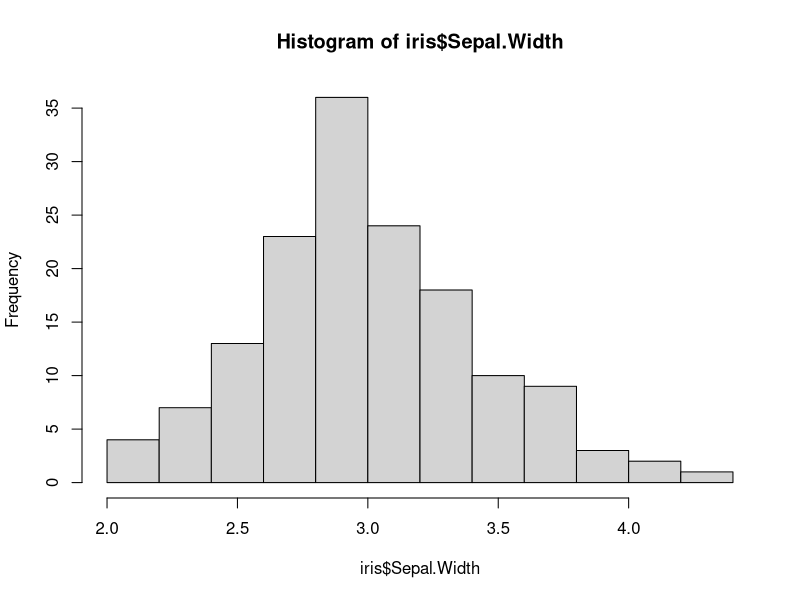
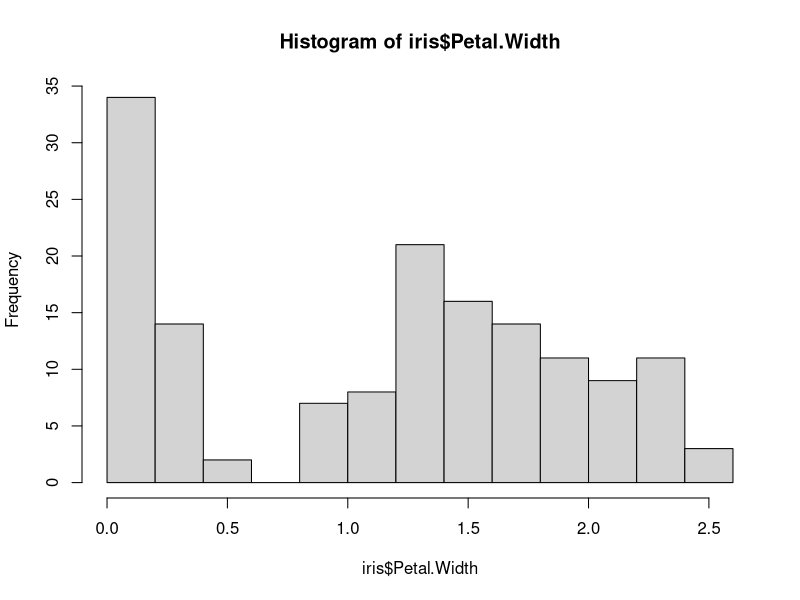
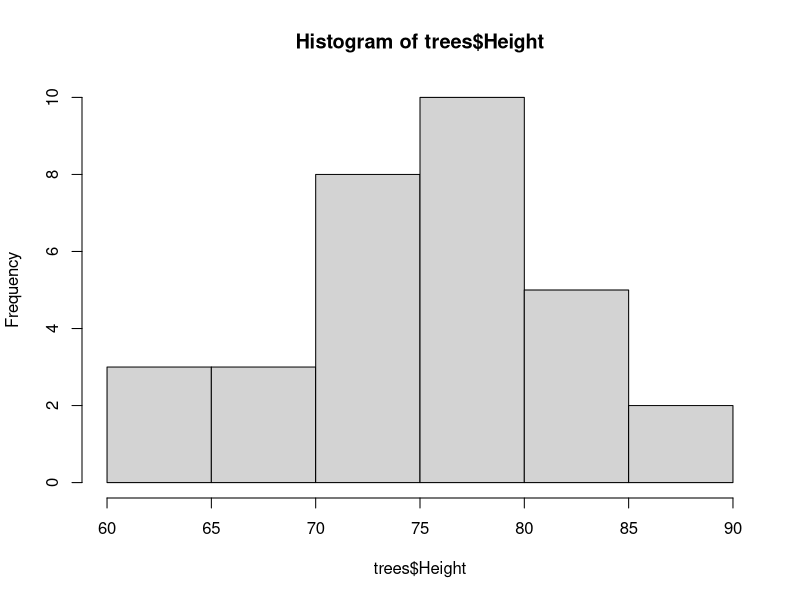
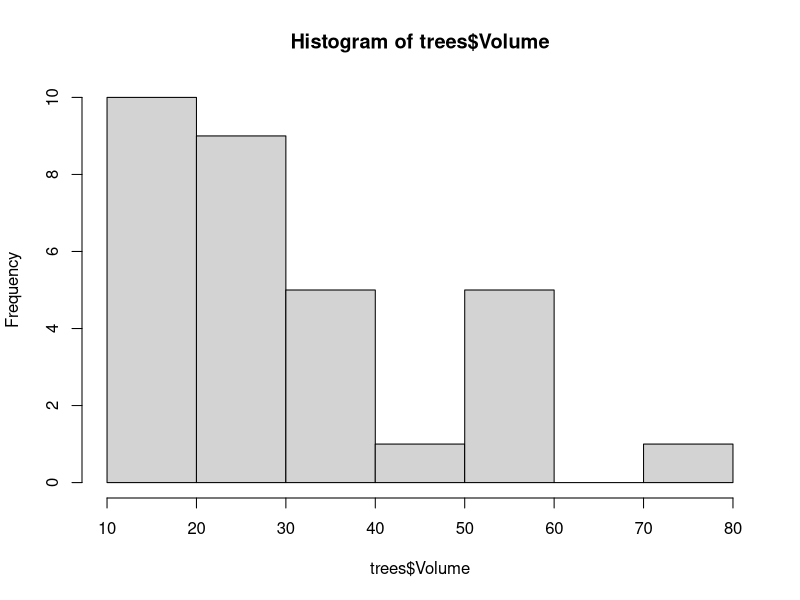
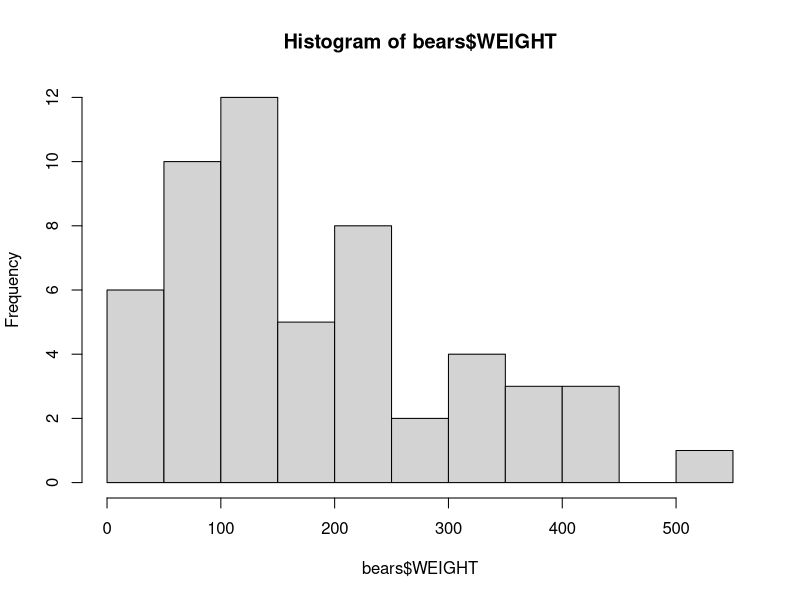

Recreate these plots in R, in order.
## ---- chunk 1
knitr::opts_chunk$set(echo = TRUE)
## ---- chunk 2
        str(iris)
## ---- chunk 3
        hist(iris$Sepal.Width)
## ---- chunk 4
        hist(iris$Petal.Width)
## ---- chunk 5
        mean(iris$Sepal.Width)
## ---- chunk 6
        var(iris$Sepal.Width)
        sd(iris$Sepal.Width)
## ---- chunk 7
        mean(iris$Petal.Width)
## ---- chunk 8
        var(iris$Petal.Width)
        sd(iris$Petal.Width)
## ---- chunk 9
        str(trees)
## ---- chunk 10
        hist(trees$Height)
## ---- chunk 11
        hist(trees$Volume)
## ---- chunk 12
        height.mean <- mean(trees$Height)
        height.var <- var(trees$Height)
## ---- chunk 13
        # The round() function is helpful if you don't want
        #   to display many decimal places
        volume.mean <- round(mean(trees$Volume), 3)
        volume.var <- round(var(trees$Volume), 3)
        volume.sd <- round(sd(trees$Volume), 3)
## ---- chunk 14
        # Note: this assumes the `bears.csv` file is in the same folder as this
        #   markdown file (*.Rmd). If the file is located elsewhere, the read.csv() 
        #   must be passed a path to the file
        bears <- read.csv("bears.csv")
        
        str(bears)
## ---- chunk 15
        table(bears$MONTH)
## ---- chunk 16
        hist(bears$WEIGHT)
## ---- chunk 17
        mean(bears$WEIGHT)
## ---- chunk 18
        median(bears$WEIGHT)
## ---- chunk 19
        sort(table(bears$WEIGHT))
